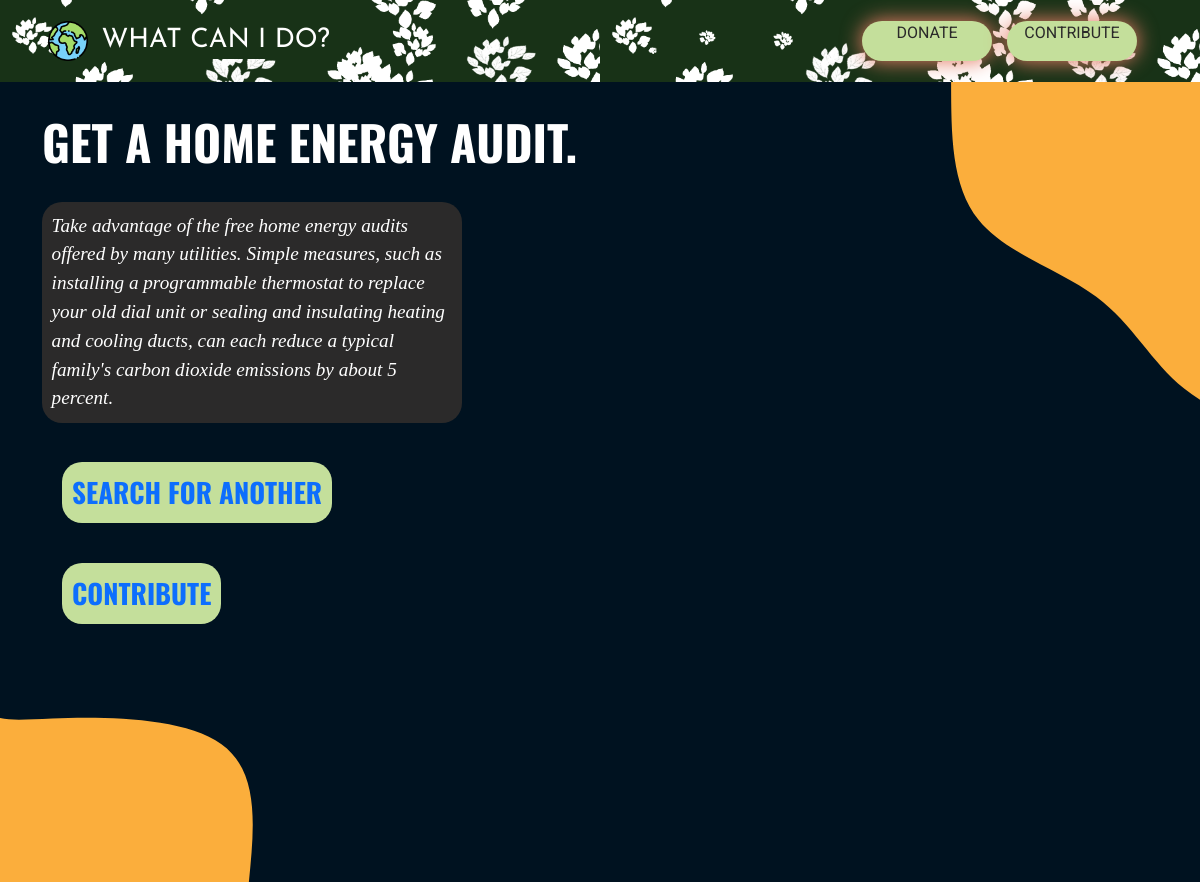
Screenshot of /problem/get-a-home-energy-audit/ with the database file from the repository.
### whatcanido/models.py (models this page shows, shortened)
class Data(models.Model):
    name = models.TextField(max_length=250)
    name_slug = models.SlugField(max_length=250)
    in_review = models.BooleanField(default=True)
    solution = models.TextField()
    category = models.ForeignKey(Category,on_delete=models.CASCADE, related_name='category')
    class Meta:
        verbose_name_plural = 'Data'

### whatcanido/views.py (the view)
# urls.py: path('problem/<slug:problem_slug>/', views.problem, name='problempage'),
def problem(request, problem_slug):
    qs = Data.objects.get(name_slug =problem_slug)
    return render(request, 'whatcanido/problem.html', {'qs':qs})

### templates/whatcanido/problem.html (shortened to what this page needs)
{% extends 'whatcanido/base.html' %}
{% load static %}
    {% block content %}
    <div class="main-content container">
        <div class="heading heading-contribute">
            {{qs.name}}
        </div>
        <div id="problem-field" style="height:fit-content"> {{qs.solution}} </div>
        <a href="{% url 'whatcanido:home' %}">
            <div class="submit-btn" style="margin: 20px;">Search for Another</div>
        </a>
        <a href="{% url 'whatcanido:contribute' %}">
            <div class="submit-btn" style="margin: 20px;">Contribute</div>
        </a>
    </div>
    {% endblock %}

### static/css/style.css (style rules this page uses)
.heading { font-size:4em ; color:white; font-family: 'Oswald'; text-transform: uppercase; margin-top: 0.5em; margin-bottom: 0.5em; font-weight: 700; }
.main-content { position: relative; display: flex; flex-direction: column; align-items: flex-start; }
.heading-contribute { font-size: 3em; }
a { text-decoration: none; }
#problem-field, #solution-field, #impact-field { background-color: #2b2a2a; outline: none; font-family: 'Tw Cen MT'; font-style: italic; padding: 0.5em; width: 35vw; margin-bottom: 1em; border: 0 solid black; height: 20vh; border-radius: 20px; font-size: 1.2em; color: white; }
.submit-btn { width: fit-content; padding: 10px; border: 0 solid black; border-radius: 20px; background-color: #c4df9b; text-transform: uppercase; font-family: 'Oswald'; font-weight: 700; text-align: center; transition: 0.3s ease-in-out; font-size: 1.7em; }

### rows the page displays
Data: name "GET A HOME ENERGY AUDIT.", solution "Take advantage of the free home energy audits offered by many utilities. Simple measures, such as installing a programmable thermostat to replace your old dial unit or sealing and insulating heating and cooling ducts, can each reduce a typical family's carbon dioxide emissions by about 5 percent."
